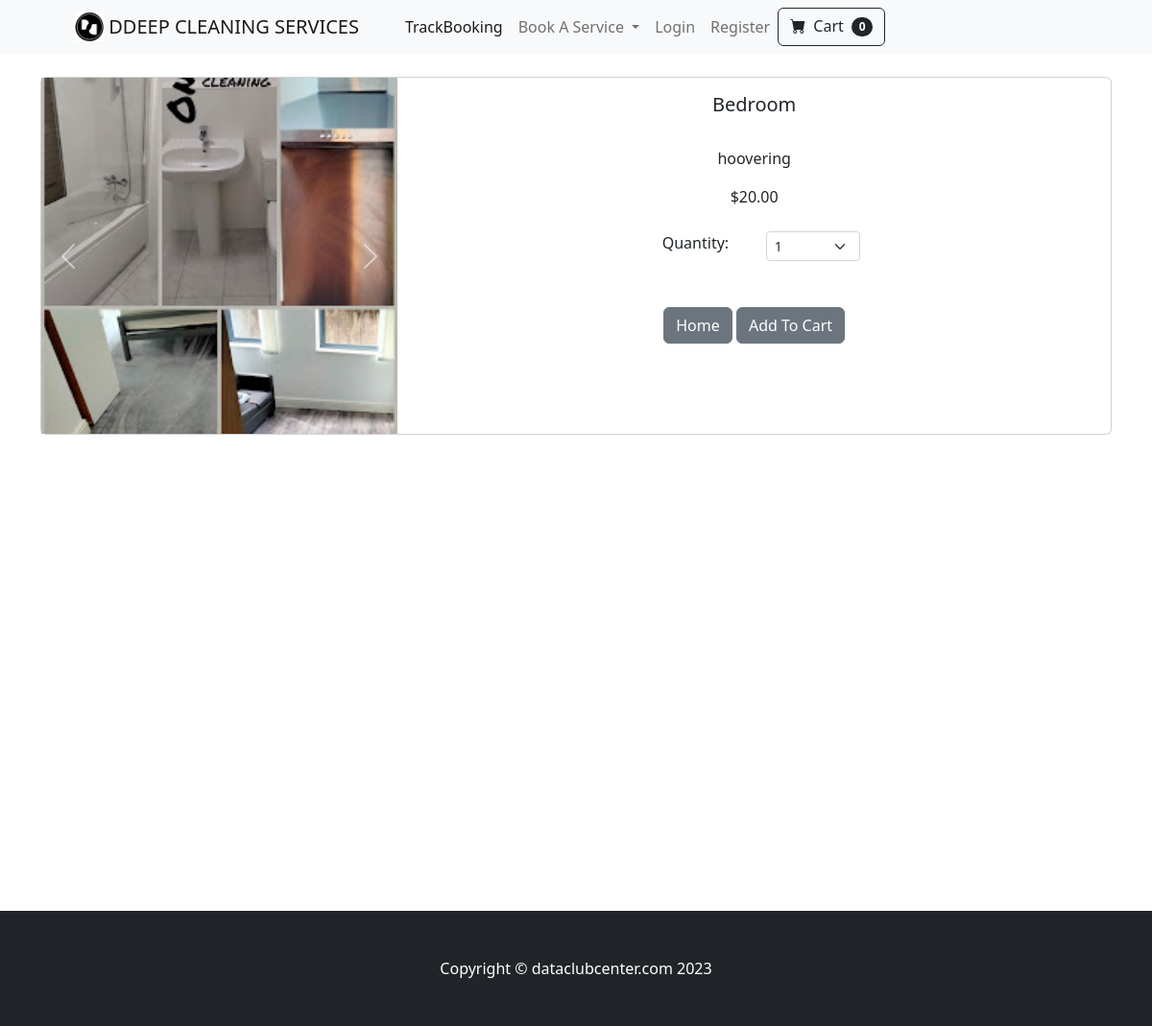
Screenshot of /product/15 with the database file from the repository.
### store/models.py (models this page shows, shortened)
class Product(models.Model):
	name = models.CharField(max_length=100)
	price = models.DecimalField(default=0, decimal_places=2, max_digits=6)
	categorya= models.ForeignKey(CategoryA, on_delete=models.CASCADE)
	category = models.ForeignKey(Category, on_delete=models.CASCADE, default=1)
	description = models.CharField(max_length=250, default='', blank=True, null=True)
	image = models.ImageField(upload_to='uploads/product/')
	image1 = models.ImageField(upload_to='uploads/product/', blank=True, null=True, default='default_image.jpg')
	size_code= models.CharField(max_length=250, default='', blank=True, null=True)
	is_sale = models.BooleanField(default=False)
	sale_price = models.DecimalField(default=0, decimal_places=2, max_digits=6)
	size = models.CharField(max_length=20, choices=[('-', '-'),('small', 'Small'), ('medium', 'Medium'), ('large', 'Large'), ('yes', 'Yes'), ('no', 'No'),])

### store/views.py (the view)
# urls.py: path('product/<int:pk>', views.product, name='product'),
def product(request, pk):
    product = Product.objects.get(id=pk)
    other_products = Product.objects.filter(size_code=product.size_code).exclude(id=pk)
    return render(request, 'product.html', {'product': product, 'other_products': other_products})

### cart/cart.py (called while the page is built)
	def __len__(self):
		return len(self.cart)

### cart/context_processors.py (called while the page is built)
def cart(request):
	return {'cart': Cart(request)}

### store/templates/product.html (shortened to what this page needs)
{% extends 'base.html' %}
{% block content %}
<div class="container">
<br/>
<div class="card mb-3">
  <div class="row g-0">
    <div class="col-md-4">
      <div id="imageSlider" class="carousel slide" data-bs-ride="carousel">
        <div class="carousel-inner">
            <div class="carousel-item active">
                <img src="{{ product.image.url }}" class="d-block w-100" alt="Image 1">
            </div>
        </div>
        <button class="carousel-control-prev" type="button" data-bs-target="#imageSlider"
            data-bs-slide="prev">
            <span class="carousel-control-prev-icon" aria-hidden="true"></span>
        </button>
        <button class="carousel-control-next" type="button" data-bs-target="#imageSlider"
            data-bs-slide="next">
            <span class="carousel-control-next-icon" aria-hidden="true"></span>
        </button>
      </div>
    </div>
    <div class="col-md-8">
      <div class="card-body">
        <center>
        <h5 class="card-title">{{ product.name }}</h5>
        <br/>
        <p class="card-text justified">{{ product.description }}</p>
        {% if product.is_sale %}
        <div class="d-flex justify-content-center small text-warning mb-2">
                <div class="bi-star-fill"></div>
                &nbsp;&nbsp;Sale!&nbsp;&nbsp;
                <div class="bi-star-fill"></div>
                </div>
                <strike>
                ${{ product.price }}
                </strike>
                &nbsp;
                ${{ product.sale_price }}
        {% else %}
            ${{ product.price }}
        {% endif %}
            <br/><br/>
<div class="row justify-content-center">
    <div class="col-md-2">Quantity:</div>
                <div class="col-md-2">
                <select class="form-select form-select-sm" id="qty-cart">
                  <option value="1">1</option>
                </select>
                </div>
            </div>
            <br/><br/>
        <a href="{% url 'home'%}" class="btn btn-secondary">Home</a>
        <button type="button" value="{{ product.id }}" class="btn btn-secondary" id="add-cart">Add To Cart</button>
    </center>
      </div>
    </div>
  </div>
</div>
</div>
<br/><br/><br/><br/><br/><br/><br/><br/><br/><br/><br/><br/><br/><br/><br/><br/><br/><br/><br/><br/>
{% endblock %}

### rows the page displays
Product: image (picture), name "Bedroom", description "hoovering", price "20.00"

### other values shown
{{ cart|length }} "0"
